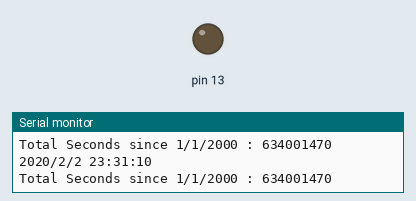
This sketch was run on a simulated Arduino Uno, built with avr-gcc and run on an emulated ATmega328P. Parts: output pins drawn as LEDs (lit = HIGH), the last lines printed to the serial monitor. The local clock reads 2024-03-15 10:24:30 at power-on unless the sketch sets it.

Above: at 0.5 s.
At 19.7 s:
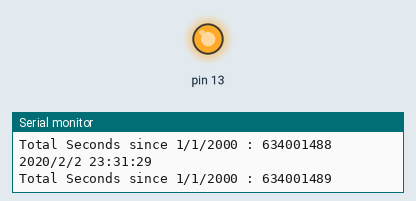
Timing chart, 0 to 21.0 s (numbered marks = the images above):
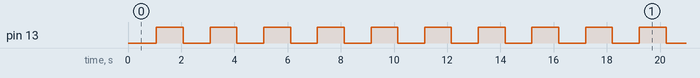

The sketch:

F.ino
```cpp
#include <ThreeWire.h>
#include <RtcDS1302.h>
ThreeWire myWire(4,5,2); // IO, SCLK, CE
RtcDS1302<ThreeWire> Rtc(myWire);

void printDateTime(const RtcDateTime& dt){
 Serial.print(dt.Year(), DEC);
 Serial.print('/');
 Serial.print(dt.Month(), DEC);
 Serial.print('/');
 Serial.print(dt.Day(), DEC);
 Serial.print(' ');
 Serial.print(dt.Hour(), DEC);
 Serial.print(':');
 Serial.print(dt.Minute(), DEC);
 Serial.print(':');
 Serial.print(dt.Second(), DEC);
 Serial.println();
 Serial.print("Total Seconds since 1/1/2000 : ");
 Serial.print(dt.TotalSeconds());
 Serial.println();
}

void setup() {
 pinMode(13, HIGH);

 Serial.begin(9600);
 Rtc.Begin();
 RtcDateTime setting_time(2020,2,2,23,31,10);
 // year, month, dayOfMonth, hour, minute, second
 printDateTime(setting_time);
 //Try to comment This line
 Rtc.SetDateTime(setting_time);
}

void loop() {
 RtcDateTime now = Rtc.GetDateTime();
 printDateTime(now);

 digitalWrite(13, now.TotalSeconds() % 2);

 delay(500);
}
```

Measured:
- by itself, pin 13: moves between LOW and HIGH, repeating every 16.1 s
- by itself, everything shown: repeats every 16.1 s, in 16 steps
